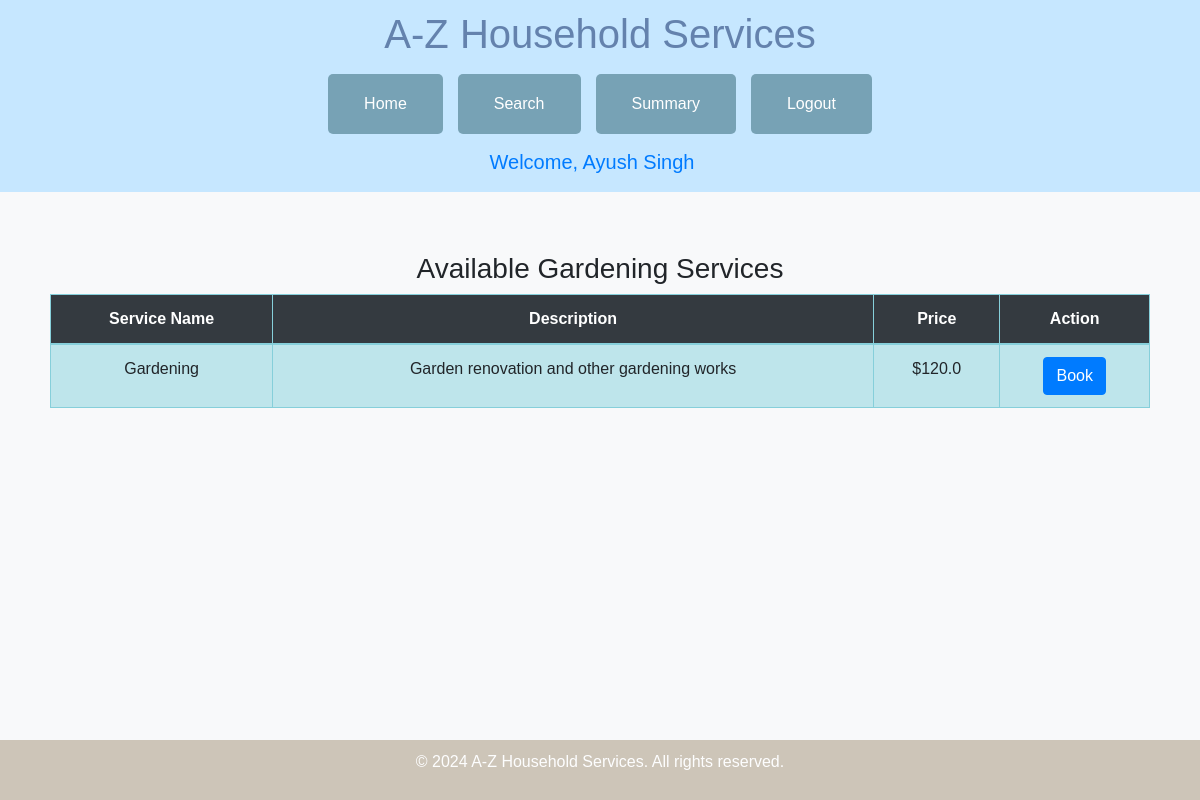
The page /customer/dashboard/garden_services (signed in) on the database its author committed.
### models.py (models this page shows)
class Customer(UserMixin, db.Model):
    id = db.Column(UUID(as_uuid=True), primary_key=True, default=uuid.uuid4)
    name = db.Column(db.String(80))
    email = db.Column(db.String(120), unique=True)
    password = db.Column(db.String(80))
    address = db.Column(db.String(80))
    pincode = db.Column(db.Integer)
    is_blocked=db.Column(db.Boolean, default=False)

class Service(db.Model):
    id = db.Column(UUID(as_uuid=True), primary_key=True, default=uuid.uuid4)
    name = db.Column(db.String(80))
    price = db.Column(db.Float)
    description = db.Column(db.String(200))
    time_required = db.Column(db.String(50))

### app.py (the view)
@app.route('/customer/dashboard/garden_services',)
@login_required
def garden_services():
    cs2=Service.query.filter(
        or_(
        Service.name.ilike('%Garden%'),
        Service.description.ilike('%Garden%')
        )
    ).all()
    print(cs2)
    return render_template("customer/garden_services.html", services=cs2, customer=current_user)

### app.py (called while the page is built)
@login_manager.user_loader
def load_user(user_id):
    try:
        user_uuid=uuid.UUID(user_id)
        return db.session.get(Admin, user_uuid) or \
            db.session.get(Customer, user_uuid) or \
            db.session.get(Professional, user_uuid)
    except ValueError:
        return None

### templates/customer/garden_services.html (shortened to what this page needs)
{% extends "customer/base_customer_dash.html" %}
{% block greet%} {{customer.name}} {% endblock %}
{% block content %}
<div class="container">
    <h3>Available Gardening Services</h3>
    <table class="table table-bordered  table-info table-hover">
        <thead class="table-dark">
            <tr>
                <th>Service Name</th>
                <th>Description</th>
                <th>Price</th>
                <th>Action</th>
            </tr>
        </thead>
        <tbody>
            {% for service in services %}
            <tr>
                <td>{{ service.name }}</td>
                <td>{{ service.description }}</td>
                <td>${{ service.price }}</td>
                <td>
                    <a href="{{ url_for('book_service', service_id=service.id) }}" class="btn btn-primary">Book</a>
                </td>
            </tr>
            {% endfor %}
        </tbody>
    </table>
</div>
{% endblock %}

### rows shown on the page
Customer: name "Ayush Singh"
Service: name "Gardening", description "Garden renovation and other gardening works", price "120.0"
